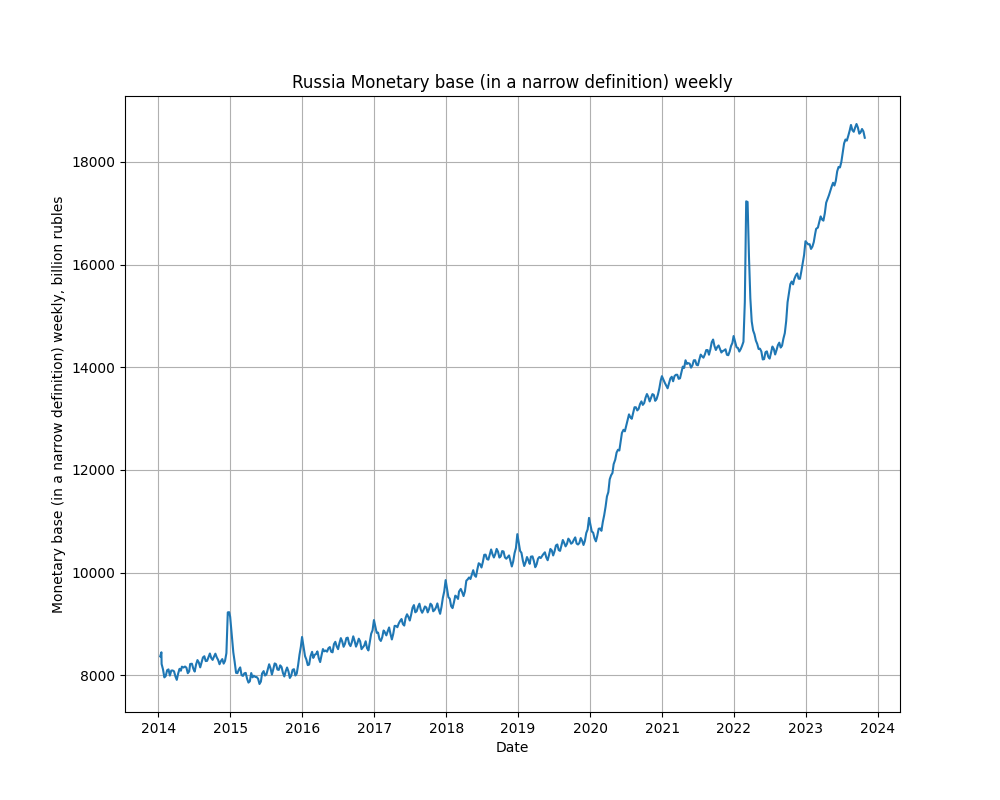

The Python source for this figure:
'''
Input and visualisation from xlsx
Russia Monetary base (in a narrow definition) weekly
'''

import os
import numpy as np
import pandas as pd
from pandas.api.types import is_string_dtype
import matplotlib.pyplot as plt

the_title = 'Russia Monetary base (in a narrow definition) weekly'

def print_row_col(dat: pd.DataFrame, title: str, view_head_tile: bool = False):
    print()
    print(title)
    print('num rows    = ', dat.shape[0]) #, ' ', dat.axes[0])
    print('num cols = ', dat.shape[1]) #, ' ', dat.axes[1])
    if view_head_tile:
        print(dat.head(7));        print(dat.tail(7))
    print()

#-(1) -- input
main_xls_fname = the_title+'.xlsx'
mb_DataFrame = pd.read_excel(main_xls_fname, sheet_name='Data')
print_row_col(mb_DataFrame, 'before-'+the_title, True)
print(mb_DataFrame.columns)

#-(2) -- columns name
print('col1 = ', mb_DataFrame.columns[0])
print('col2 = ', mb_DataFrame.columns[1])
col_name = [mb_DataFrame.columns[0], mb_DataFrame.columns[1]]
#-(3) -- 1 col to date
mb_DataFrame[col_name[0]] = mb_DataFrame[col_name[0]].astype(str)
# сменить тип ячеек столбца со строкового на дату https://stackoverflow.com/questions/17134716/convert-dataframe-column-type-from-string-to-datetime
mb_DataFrame[col_name[0]] = pd.to_datetime(mb_DataFrame[col_name[0]], format="%Y-%m-%d")
x = mb_DataFrame[col_name[0]];
y = mb_DataFrame[col_name[1]]

fig, ax = plt.subplots(figsize=(10, 8))
# ax.xaxis.set_major_locator(plt.MultipleLocator(2))
plt.title(the_title)
plt.plot(x,y)
plt.xlabel(col_name[0])
plt.ylabel(col_name[1])
plt.grid()
plt.show()
